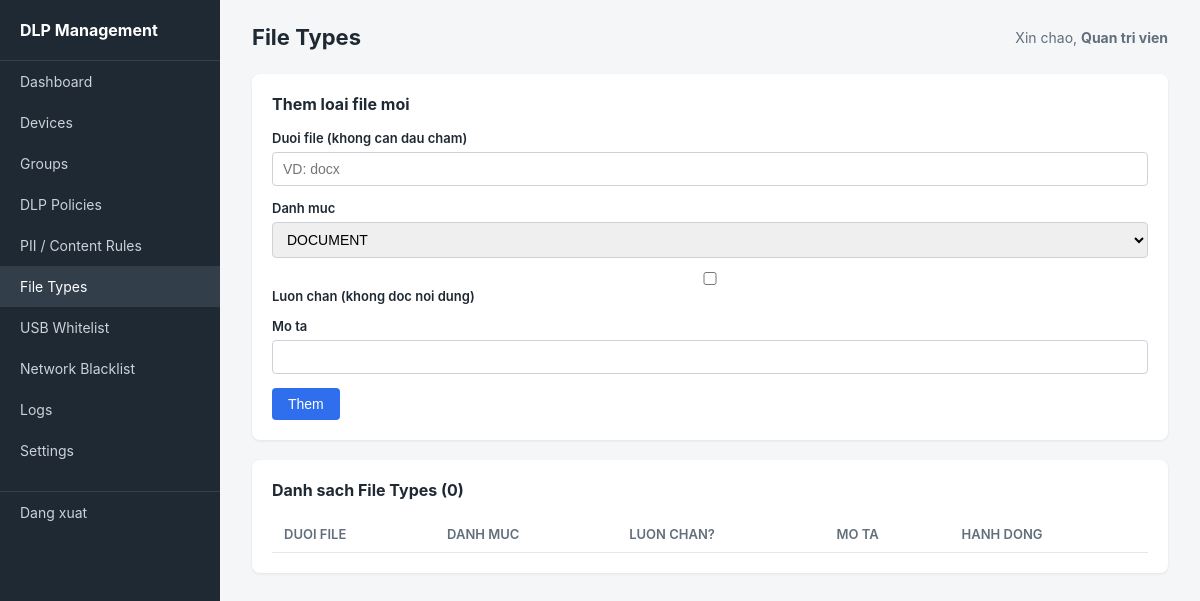
Page /admin/file_types.php (signed in) on the earlier database version.
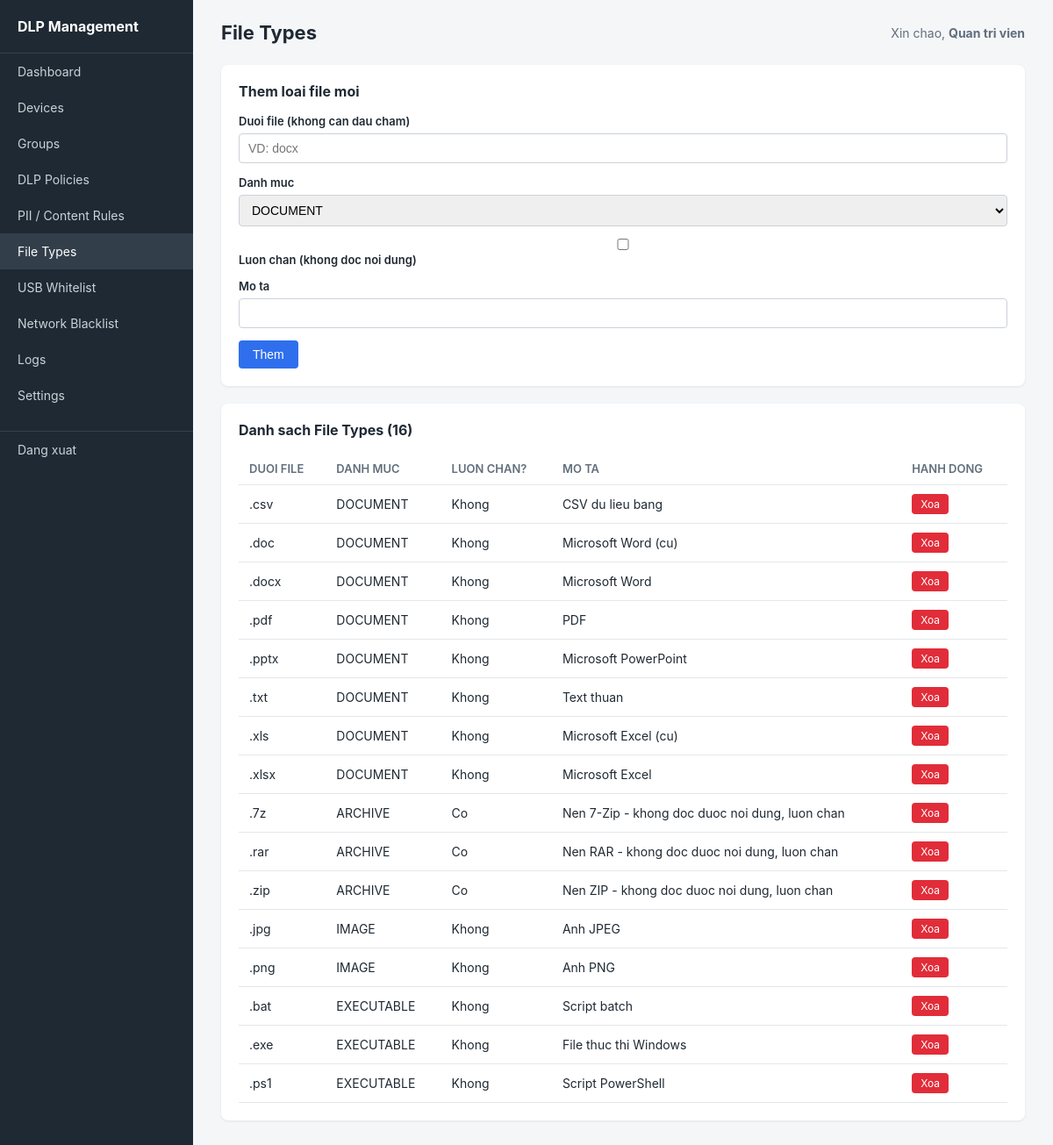
Same page on the later database version.
### tables this page shows
CREATE TABLE dlp_file_types (
    id                                  INT PRIMARY KEY AUTO_INCREMENT,
    extension                           VARCHAR(20) NOT NULL UNIQUE,
    category                            ENUM('DOCUMENT','ARCHIVE','IMAGE','EXECUTABLE','OTHER') NOT NULL,
    always_block_regardless_content     BOOLEAN DEFAULT FALSE,
    description                         VARCHAR(150)
);

### includes/helpers.php (called while the page is built, shortened)
<?php
function h(?string $value): string {
    return htmlspecialchars($value ?? '', ENT_QUOTES, 'UTF-8');
}

### includes/auth.php (called while the page is built, shortened)
<?php
function current_admin_name() {
    return $_SESSION['admin_full_name'] ?? $_SESSION['admin_username'] ?? 'Admin';
}

### admin/file_types.php (the view, shortened to what this page needs)
<?php
require_once __DIR__ . '/../includes/auth.php';
require_once __DIR__ . '/../config/database.php';
require_once __DIR__ . '/../includes/helpers.php';
$fileTypes = $pdo->query("SELECT * FROM dlp_file_types ORDER BY category, extension")->fetchAll();
$pageTitle = 'File Types';
$activeMenu = 'file_types';
require __DIR__ . '/../includes/layout_header.php';
?>
<div class="card">
    <h2>Them loai file moi</h2>
    <form method="POST">
        <div class="form-group">
            <label>Duoi file (khong can dau cham)</label>
            <input type="text" name="extension" placeholder="VD: docx" required>
        </div>
        <div class="form-group">
            <label>Danh muc</label>
            <select name="category">
                <option value="DOCUMENT">DOCUMENT</option>
            </select>
        </div>
        <div class="form-group">
            <label><input type="checkbox" name="always_block"> Luon chan (khong doc noi dung)</label>
        </div>
        <div class="form-group">
            <label>Mo ta</label>
            <input type="text" name="description">
        </div>
        <button type="submit" class="btn btn-primary">Them</button>
    </form>
</div>
<div class="card">
    <h2>Danh sach File Types (<?= count($fileTypes) ?>)</h2>
    <table>
        <thead><tr><th>Duoi file</th><th>Danh muc</th><th>Luon chan?</th><th>Mo ta</th><th>Hanh dong</th></tr></thead>
        <tbody>
        <?php foreach ($fileTypes as $ft): ?>
            <tr>
                <td>.<?= h($ft['extension']) ?></td>
                <td><?= h($ft['category']) ?></td>
                <td><?= $ft['always_block_regardless_content'] ? 'Co' : 'Khong' ?></td>
                <td><?= h($ft['description']) ?></td>
                <td><a href="file_types.php?delete=<?= (int)$ft['id'] ?>" class="btn btn-danger btn-sm" onclick="return confirm('Xoa loai file nay?')">Xoa</a></td>
            </tr>
        <?php endforeach; ?>
        </tbody>
    </table>
</div>
<?php require __DIR__ . '/../includes/layout_footer.php'; ?>

### includes/layout_header.php (shortened to what this page needs)
<?php
$activeMenu = $activeMenu ?? '';
$menuItems = [
    'dashboard'         => ['label' => 'Dashboard',          'href' => 'dashboard.php'],
    'devices'           => ['label' => 'Devices',            'href' => 'devices.php'],
    'groups'            => ['label' => 'Groups',             'href' => 'groups.php'],
    'policies'          => ['label' => 'DLP Policies',       'href' => 'policies.php'],
    'content_rules'     => ['label' => 'PII / Content Rules','href' => 'content_rules.php'],
    'file_types'        => ['label' => 'File Types',         'href' => 'file_types.php'],
    'usb_whitelist'     => ['label' => 'USB Whitelist',      'href' => 'usb_whitelist.php'],
    'network_blacklist' => ['label' => 'Network Blacklist',  'href' => 'network_blacklist.php'],
    'logs'              => ['label' => 'Logs',               'href' => 'logs.php'],
    'settings'          => ['label' => 'Settings',           'href' => 'settings.php'],
];
?>
<!DOCTYPE html>
<html lang="vi">
<head>
    <link rel="stylesheet" href="assets/style.css">
</head>
<body>
<div class="layout">
    <div class="sidebar">
        <h2>DLP Management</h2>
        <nav>
            <?php foreach ($menuItems as $key => $item): ?>
                <a href="<?= h($item['href']) ?>" class="<?= $activeMenu === $key ? 'active' : '' ?>">
                    <?= h($item['label']) ?>
                </a>
            <?php endforeach; ?>
            <div class="logout">
                <a href="logout.php">Dang xuat</a>
            </div>
        </nav>
    </div>
    <div class="main">
        <div class="topbar">
            <h1><?= h($pageTitle ?? '') ?></h1>
            <div class="admin-name">Xin chao, <strong><?= h(current_admin_name()) ?></strong></div>
        </div>

Differences in the rows shown:
added dlp_file_types: extension "csv", category "DOCUMENT", always_block_regardless_content "Khong", description "CSV du lieu bang"
added dlp_file_types: extension "doc", category "DOCUMENT", always_block_regardless_content "Khong", description "Microsoft Word (cu)"
added dlp_file_types: extension "docx", category "DOCUMENT", always_block_regardless_content "Khong", description "Microsoft Word"
added dlp_file_types: extension "pdf", category "DOCUMENT", always_block_regardless_content "Khong", description "PDF"
added dlp_file_types: extension "pptx", category "DOCUMENT", always_block_regardless_content "Khong", description "Microsoft PowerPoint"
added dlp_file_types: extension "txt", category "DOCUMENT", always_block_regardless_content "Khong", description "Text thuan"
added dlp_file_types: extension "xls", category "DOCUMENT", always_block_regardless_content "Khong", description "Microsoft Excel (cu)"
added dlp_file_types: extension "xlsx", category "DOCUMENT", always_block_regardless_content "Khong", description "Microsoft Excel"
added dlp_file_types: extension "7z", category "ARCHIVE", always_block_regardless_content "Co", description "Nen 7-Zip - khong doc duoc noi dung, luon chan"
added dlp_file_types: extension "rar", category "ARCHIVE", always_block_regardless_content "Co", description "Nen RAR - khong doc duoc noi dung, luon chan"
added dlp_file_types: extension "zip", category "ARCHIVE", always_block_regardless_content "Co", description "Nen ZIP - khong doc duoc noi dung, luon chan"
added dlp_file_types: extension "jpg", category "IMAGE", always_block_regardless_content "Khong", description "Anh JPEG"
added dlp_file_types: extension "png", category "IMAGE", always_block_regardless_content "Khong", description "Anh PNG"
added dlp_file_types: extension "bat", category "EXECUTABLE", always_block_regardless_content "Khong", description "Script batch"
added dlp_file_types: extension "exe", category "EXECUTABLE", always_block_regardless_content "Khong", description "File thuc thi Windows"
added dlp_file_types: extension "ps1", category "EXECUTABLE", always_block_regardless_content "Khong", description "Script PowerShell"
Other differences:
count($fileTypes): "0" → "16"
